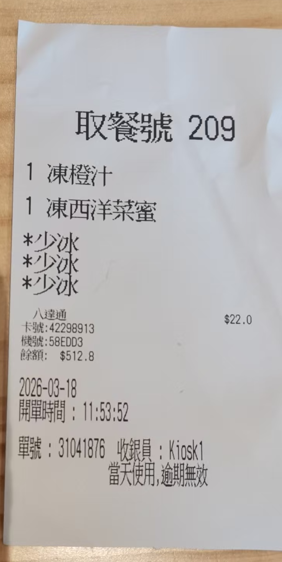
#> input picture test.png, 282 x 562 px
$ python -i ocr_test.py   (imports and definitions only)
#> lines starting #> are read from the running program, lines starting #| are printed output that depends on the picture; after the words box and inside, x2 and y2 are one past the last pixel; in counts of white or black regions, pixels touching at a corner belong together
import os
import argparse
import json
from pathlib import Path
from datetime import datetime
import requests
import cv2
import numpy as np

# 某些 Windows + CPU 环境会在 oneDNN 路径触发未实现算子，先禁用以保证可运行。
# [1 line not run here, left out]

from paddleocr import PaddleOCR

# [68 lines left out: functions parse_args, init_ocr, normalize_result, average_confidence, _score_records, not called in this run]


def _extract_receipt_region(image):
    """Try to crop the likely receipt paper region from a full-frame photo."""
    if image is None:
        return None

    h, w = image.shape[:2]
    hsv = cv2.cvtColor(image, cv2.COLOR_BGR2HSV)

    # Receipt is usually bright and low-saturation compared with table/background.
    mask = cv2.inRange(hsv, (0, 0, 130), (180, 80, 255))
    kernel = cv2.getStructuringElement(cv2.MORPH_RECT, (9, 9))
    mask = cv2.morphologyEx(mask, cv2.MORPH_CLOSE, kernel, iterations=2)
    mask = cv2.morphologyEx(mask, cv2.MORPH_OPEN, kernel, iterations=1)

    contours, _ = cv2.findContours(mask, cv2.RETR_EXTERNAL, cv2.CHAIN_APPROX_SIMPLE)
    if not contours:
        return None

    best = max(contours, key=cv2.contourArea)
    area = cv2.contourArea(best)
    if area < 0.04 * (h * w):
        return None

    x, y, cw, ch = cv2.boundingRect(best)
    pad_x = int(cw * 0.04)
    pad_y = int(ch * 0.04)
    x0 = max(0, x - pad_x)
    y0 = max(0, y - pad_y)
    x1 = min(w, x + cw + pad_x)
    y1 = min(h, y + ch + pad_y)
    return image[y0:y1, x0:x1]


# [9 lines left out: function _order_points, not called in this run]


def _find_receipt_contour(image):
    gray = cv2.cvtColor(image, cv2.COLOR_BGR2GRAY)
    gray = cv2.GaussianBlur(gray, (5, 5), 0)
    edges = cv2.Canny(gray, 50, 150)

    contours, _ = cv2.findContours(edges, cv2.RETR_EXTERNAL, cv2.CHAIN_APPROX_SIMPLE)
    if not contours:
        return None

    contours = sorted(contours, key=cv2.contourArea, reverse=True)[:5]
    for cnt in contours:
        peri = cv2.arcLength(cnt, True)
        approx = cv2.approxPolyDP(cnt, 0.02 * peri, True)
        if len(approx) == 4:
            return approx.reshape(4, 2)
    return None


# [43 lines left out: functions _warp_perspective, _rotate_bound, not called in this run]


def _estimate_skew_angle(gray):
    blurred = cv2.GaussianBlur(gray, (5, 5), 0)
    _, thresh = cv2.threshold(blurred, 0, 255, cv2.THRESH_BINARY + cv2.THRESH_OTSU)
    coords = cv2.findNonZero(255 - thresh)
    if coords is None:
        return 0.0

    rect = cv2.minAreaRect(coords)
    angle = rect[-1]
    if angle < -45:
        angle = 90 + angle
    return angle


def _deskew_image(image):
    gray = cv2.cvtColor(image, cv2.COLOR_BGR2GRAY)
    angle = _estimate_skew_angle(gray)
    if abs(angle) < 0.8:
        return image
    return _rotate_bound(image, angle)


def _enhance_low_light(image):
    lab = cv2.cvtColor(image, cv2.COLOR_BGR2LAB)
    l, a, b = cv2.split(lab)
    clahe = cv2.createCLAHE(clipLimit=2.0, tileGridSize=(8, 8))
    l2 = clahe.apply(l)
    merged = cv2.merge((l2, a, b))
    boosted = cv2.cvtColor(merged, cv2.COLOR_LAB2BGR)

    blur = cv2.GaussianBlur(boosted, (0, 0), 1.2)
    sharp = cv2.addWeighted(boosted, 1.4, blur, -0.4, 0)
    return sharp


def _auto_zoom(image, min_long_side=1200):
    h, w = image.shape[:2]
    long_side = max(h, w)
    if long_side >= min_long_side:
        return image

    scale = min_long_side / float(long_side)
    new_w = int(w * scale)
    new_h = int(h * scale)
    return cv2.resize(image, (new_w, new_h), interpolation=cv2.INTER_CUBIC)


def preprocess_image(image, auto_deskew=True, auto_enhance=True, auto_zoom=True):
    if image is None:
        return None

    # 把 or 拆开，用严格的 is None 判断，避开 Numpy 矩阵判断陷阱
    base = _extract_receipt_region(image)
    if base is None:
        base = image
    if auto_zoom:
        base = _auto_zoom(base)

    contour = _find_receipt_contour(base)
    warped = _warp_perspective(base, contour) if contour is not None else base
    if auto_deskew:
        warped = _deskew_image(warped)
    if auto_enhance:
        warped = _enhance_low_light(warped)
    gray = cv2.cvtColor(warped, cv2.COLOR_BGR2GRAY)
    gray = cv2.bilateralFilter(gray, 9, 75, 75)
    return cv2.cvtColor(gray, cv2.COLOR_GRAY2BGR)


# [150 lines left out: functions robust_ocr, build_clean_text, call_deepseek, call_doubao, save_outputs, main, not called in this run]

# [2 lines not run here, left out]

>>> import cv2
>>> picture = cv2.imread('test.png')
#> picture is the input picture: shape (562, 282, 3); mean B, G, R 178, 180.6, 185.1
>>> result = preprocess_image(picture)
#> in _extract_receipt_region, `hsv = cv2.cvtColor(image, cv2.COLOR_BGR2HSV)`: hsv: shape (562, 282, 3); mean H, S, V 69.9, 18.2, 187.9
#> in _extract_receipt_region, `mask = cv2.inRange(hsv, (0, 0, 130), (180, 80, 255))`:
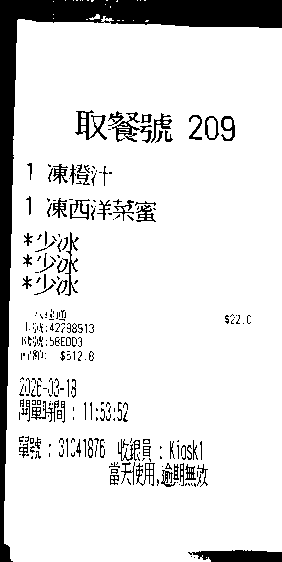
#> mask: shape (562, 282); 87.5% white; 285 black regions (193 under 20 px), largest, box (x1, y1, x2, y2) and area: (0, 0, 282, 562) 12216, (188, 550, 282, 562) 895, (75, 110, 107, 140) 328
#> in _extract_receipt_region, `mask = cv2.morphologyEx(mask, cv2.MORPH_CLOSE, kernel, iterations=2)`:
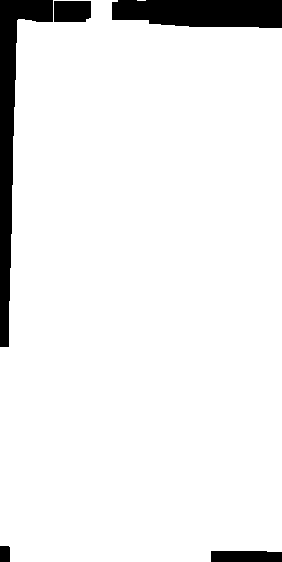
#> mask: shape (562, 282); 93% white; 5 black regions, box (x1, y1, x2, y2) and area: (0, 0, 53, 347) 5228, (112, 0, 282, 28) 4255, (211, 551, 282, 562) 766, (54, 1, 91, 22) 760, (0, 546, 10, 562) 159
#> in _extract_receipt_region, `mask = cv2.morphologyEx(mask, cv2.MORPH_OPEN, kernel, iterations=1)`: mask: shape (562, 282); 92.9% white; 4 black regions
#> in _extract_receipt_region, `contours, _ = cv2.findContours(mask, cv2.RETR_EXTERNAL, cv2.CHAIN_APPR..`: contours = 1 contour; box (x1, y1, x2, y2) and area: (0, 0, 282, 562) 146395
#> in _extract_receipt_region, `best = max(contours, key=cv2.contourArea)`: best = contour of 57 points, box (x1, y1, x2, y2) (0, 0, 282, 562), area 146395
#> in _extract_receipt_region, `area = cv2.contourArea(best)`: area = 146395
#> in _extract_receipt_region, `x, y, cw, ch = cv2.boundingRect(best)`: x = 0; cw = 282; ch = 562
#> in _extract_receipt_region, `pad_x = int(cw * 0.04)`: pad_x = 11
#> in _extract_receipt_region, `pad_y = int(ch * 0.04)`: pad_y = 22
#> in _extract_receipt_region, `x0 = max(0, x - pad_x)`: x0 = 0
#> in _extract_receipt_region, `x1 = min(w, x + cw + pad_x)`: x1 = 282
#> in _extract_receipt_region, `y1 = min(h, y + ch + pad_y)`: y1 = 562
#> in _find_receipt_contour, `edges = cv2.Canny(gray, 50, 150)`:
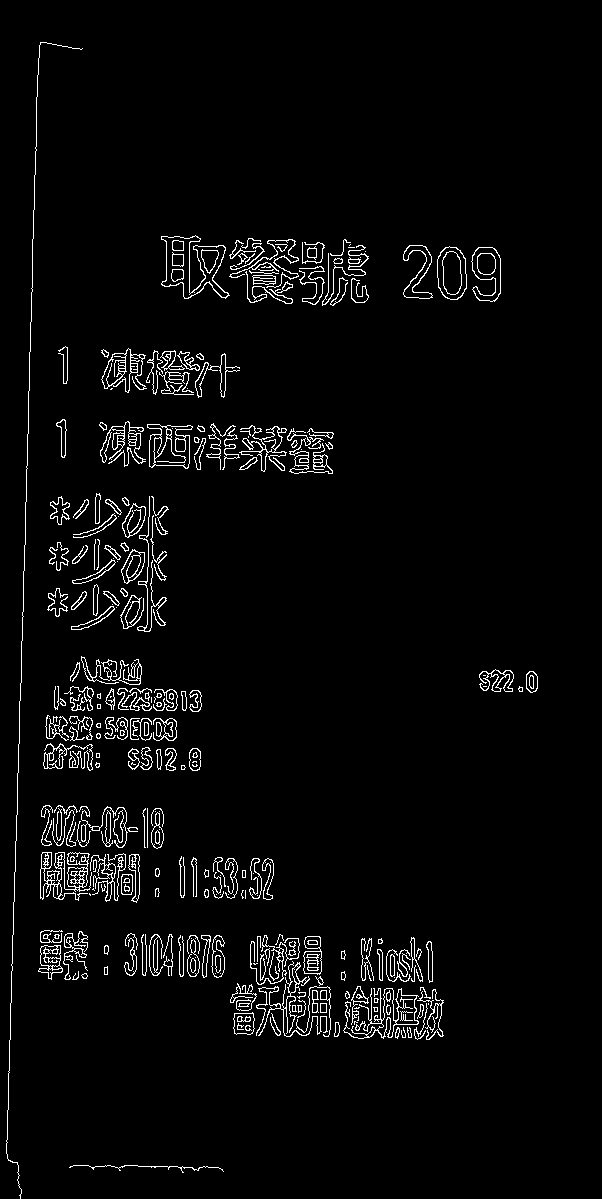
#> edges: shape (1199, 602); 3.4% white in thin lines or dots, all inside (x1, y1, x2, y2) = (6, 42, 538, 1199)
#> in _find_receipt_contour, `contours, _ = cv2.findContours(edges, cv2.RETR_EXTERNAL, cv2.CHAIN_APP..`: contours = 260 contours, 127 with area under 20; largest, box (x1, y1, x2, y2) and area: (161, 235, 230, 299) 2196, (147, 424, 193, 469) 1464, (437, 246, 467, 300) 1280, (343, 988, 419, 1039) 1104, (471, 247, 501, 302) 1041
#> in _find_receipt_contour, `contours = sorted(contours, key=cv2.contourArea, reverse=True)[:5]`: contours = 5 contours; box (x1, y1, x2, y2) and area: (161, 235, 230, 299) 2196, (147, 424, 193, 469) 1464, (437, 246, 467, 300) 1280, (343, 988, 419, 1039) 1104, (471, 247, 501, 302) 1041
#> the loop in _find_receipt_contour, `for cnt in contours:` made 5 passes
#> peri on passes 1 to 5: 419.5, 225, 142.3, 898.1, 204.4
#> in _estimate_skew_angle, `_, thresh = cv2.threshold(blurred, 0, 255, cv2.THRESH_BINARY + cv2.THR..`:
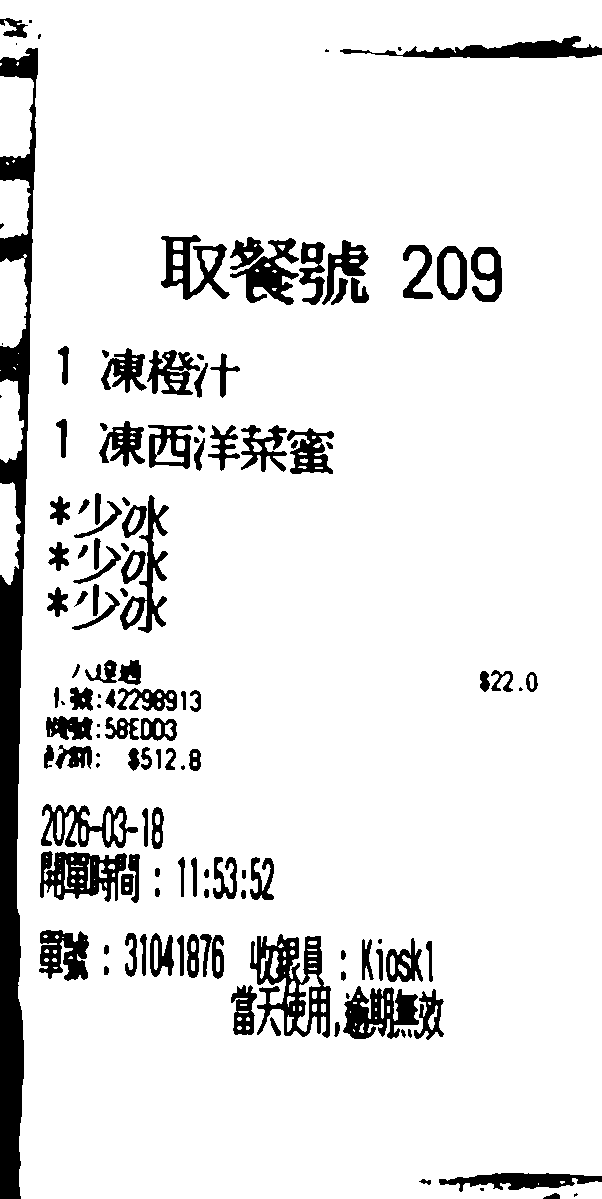
#> thresh: shape (1199, 602); 89.9% white; 136 black regions (21 under 20 px), largest, box (x1, y1, x2, y2) and area: (0, 48, 38, 1199) 19014, (250, 934, 331, 1038) 3918, (40, 851, 127, 902) 2633
#> in _estimate_skew_angle, `coords = cv2.findNonZero(255 - thresh)`: coords = contour of 73182 points, box (x1, y1, x2, y2) (0, 18, 602, 1199), area 220388
#> in _estimate_skew_angle, `rect = cv2.minAreaRect(coords)`: rect = ((300.5, 608), (1180, 601), -90)
#> in _estimate_skew_angle, `angle = rect[-1]`: angle = -90
#> in _estimate_skew_angle, `angle = 90 + angle`: angle = 0
#> in _enhance_low_light, `lab = cv2.cvtColor(image, cv2.COLOR_BGR2LAB)`: lab: shape (1199, 602, 3); mean of channels 0, 1, 2 188.1, 129.3, 130.1
#> in _enhance_low_light, `l, a, b = cv2.split(lab)`:
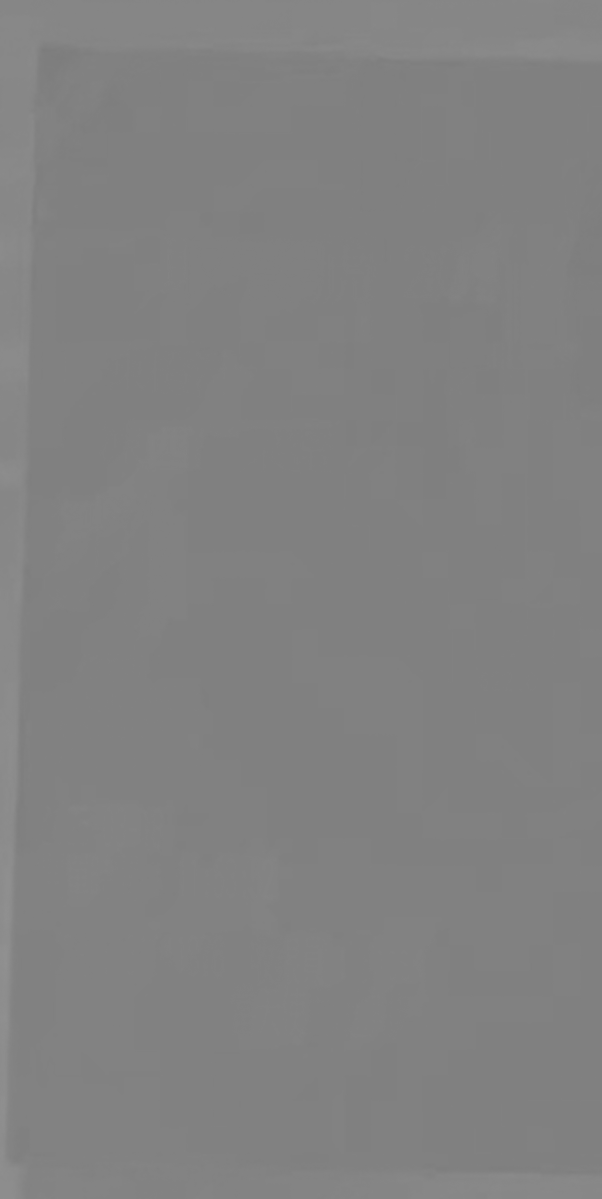
#> a: shape (1199, 602); min 124, max 145, mean 129.3
#> in _enhance_low_light, `l2 = clahe.apply(l)`:
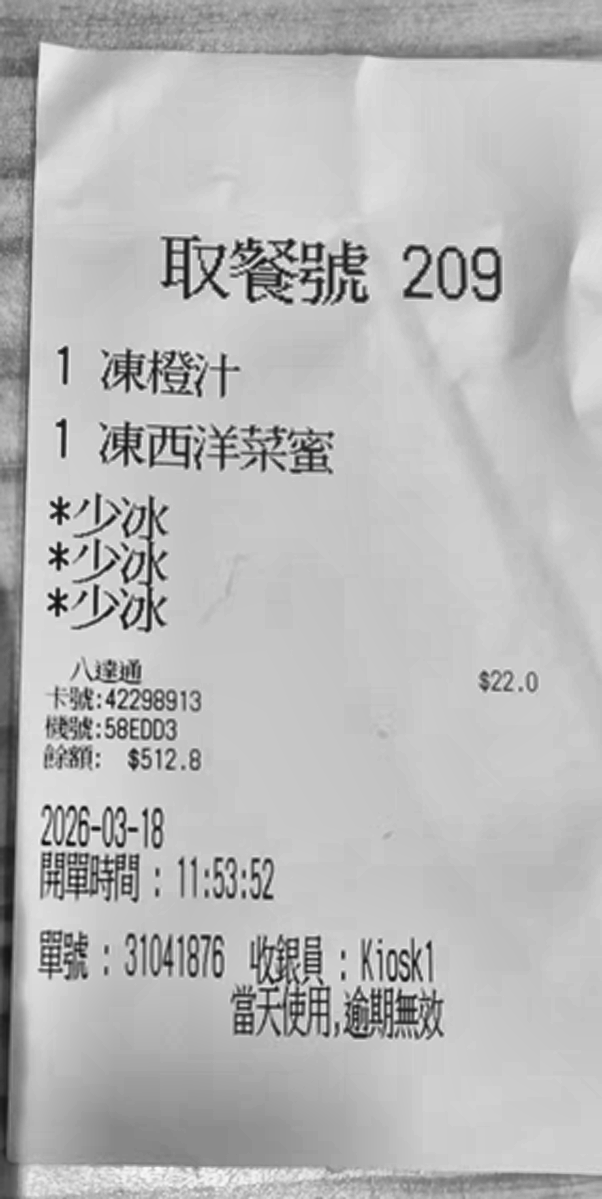
#> l2: shape (1199, 602); min 12, max 251, mean 184.2
#> in _enhance_low_light, `merged = cv2.merge((l2, a, b))`: merged: shape (1199, 602, 3); mean of channels 0, 1, 2 184.2, 129.3, 130.1
#> in _enhance_low_light, `boosted = cv2.cvtColor(merged, cv2.COLOR_LAB2BGR)`:
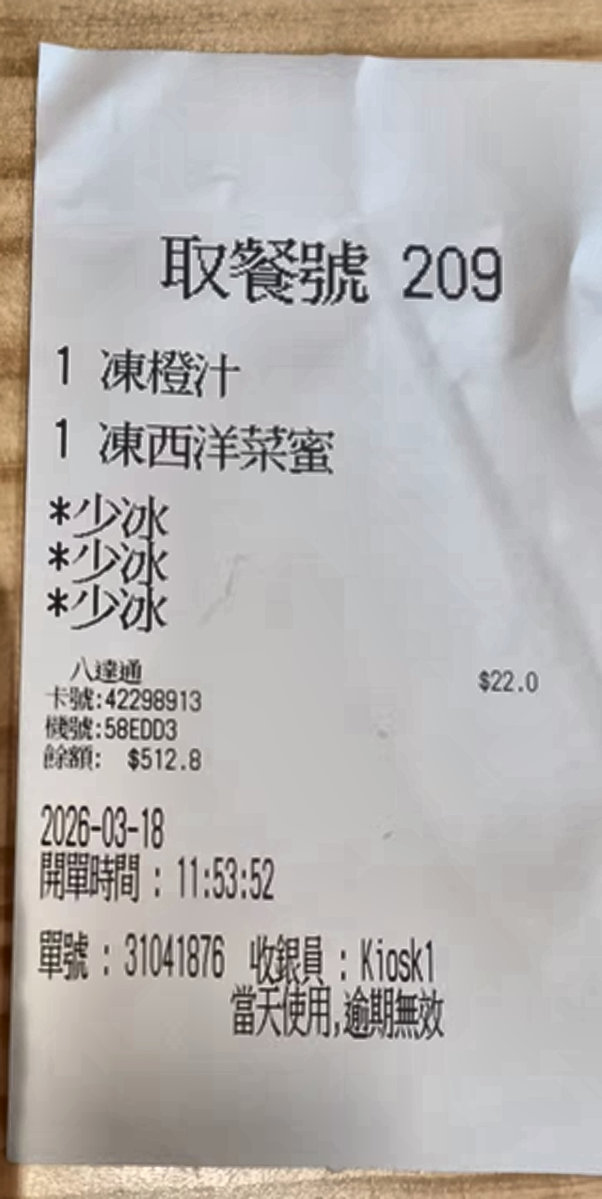
#> boosted: shape (1199, 602, 3); mean B, G, R 174.3, 177, 181.2
